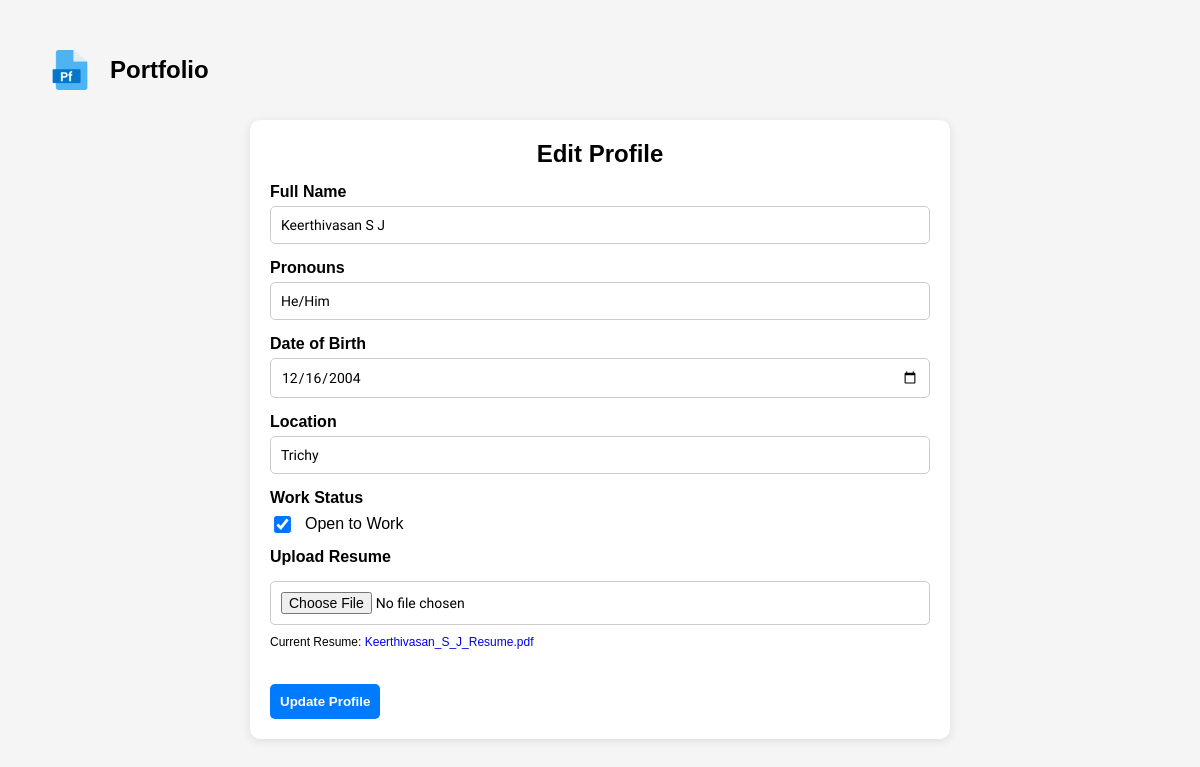
The page /edit_profile_form/keerthivasansj/ on the database its author committed.
### portfolio/models.py (models this page shows, shortened)
class UserProfile(models.Model):
    PRONOUN_CHOICES = [
        ('he/him', 'He/Him'),
        ('she/her', 'She/Her'),
        ('they/them', 'They/Them'),
        ('he/they', 'He/They'),
        ('she/they', 'She/They'),
        ('custom', 'Custom'),
    ]
    user = models.OneToOneField(
        User,
        on_delete=models.CASCADE,
        related_name="profile",
        verbose_name="User"
    )
    name = models.CharField(max_length=100, verbose_name="Full Name")
    pronouns = models.CharField(
        max_length=10,
        choices=PRONOUN_CHOICES,
        blank=True,
        verbose_name="Preferred Pronouns"
        )
    dob = models.DateField(null=True, blank=True, verbose_name="Date of Birth")
    district = models.CharField(max_length=100, blank=True, verbose_name="District")
    state = models.CharField(max_length=100, blank=True, verbose_name="State")
    zip_code = models.CharField(max_length=10, blank=True, verbose_name="Zip Code")
    profile_picture = models.ImageField(
        upload_to='profile_pics/', blank=True, null=True, verbose_name="Profile Picture"
    )
    open_to_work = models.BooleanField(default=True, verbose_name="Open to Work")
    resume = models.FileField(
        upload_to='resumes/', blank=True, null=True, verbose_name="Resume"
    )
    bio = models.TextField(blank=True, verbose_name="Biography")

### portfolio/views.py (the view)
# urls.py: path('edit_profile_form/<str:uname>/', views.edit_profile_form, name="edit_profile_form"),
def edit_profile_form(request, uname):
    user = get_object_or_404(User, username=uname)
    user_profile = get_object_or_404(UserProfile, user=user)
    if request.user.is_authenticated:
        logged_user = get_object_or_404(UserProfile, user=request.user)
    else:
        logged_user = None
    edit_access = uname == request.user.username
    context = {
        'edit_access': edit_access,
        'uname': uname,
        'user_profile': user_profile,
        'logged_user': logged_user,
    }
    return render(request, "forms/edit_profile_form.html", context)

### template/forms/edit_profile_form.html (shortened to what this page needs)
{% extends './base_form.html' %}
{% load static %}
{% block stylesheet %}
    <link rel="stylesheet" href="{% static 'css/base_form.css' %}">
    <link rel="stylesheet" href="{% static 'css/edit_profile.css' %}">
    {% endblock %}
{% block form %}
<div class="form-container">
    <h2>Edit Profile</h2>
    <form action="{% url 'update_profile' uname %}" method="POST">
        <label for="fullName">Full Name</label>
        <input type="text" id="fullName" name="fullName" value="{{ user_profile.name }}" required>
        <label for="pronouns">Pronouns</label>
        <input type="text" id="pronouns" name="pronouns" value="{{ user_profile.pronouns }}" required>
        <label for="dob">Date of Birth</label>
        <input type="date" id="dob" name="dob" value="{{ user_profile.dob|date:'Y-m-d' }}" required>
        <label for="location">Location</label>
        <input type="text" id="location" name="location" value="{{ user_profile.district }}" required>
        <div class="work-cnt">
            <label for="status">Work Status</label>
            <div class="work">
                <input type="checkbox" id="open_to_work" name="open_to_work" {% if user_profile.open_to_work %}checked{% endif %}>
                <label for="open_to_work">Open to Work</label>
            </div>
        </div>
        <label for="resume">Upload Resume</label>
        <div class="upload-resume">
            <input type="file" id="resume" name="resume" accept=".pdf,.doc,.docx" onchange="previewResume()">
            {% if user_profile.resume %}
            <p>
                Current Resume:
                <a href="{{ user_profile.resume.url }}" target="_blank">{{ user_profile.resume.name|cut:"resumes/" }}</a>
            </p>
            {% endif %}
        </div>
        <button type="submit">Update Profile</button>
    </form>
</div>
{% endblock %}

### static/css/base_form.css (style rules this page uses)
* { margin: 0; padding: 0; box-sizing: border-box; }
body { background-color: whitesmoke; font-family: Nunito Sans; height: 100vh; }

### static/css/edit_profile.css (style rules this page uses)
body { font-family: Arial, sans-serif; padding: 20px; background: #f5f5f5; }
.form-container { min-width: 300px; width: 700px; margin: auto; margin-bottom: 40px; background: white; padding: 20px; border-radius: 10px; box-shadow: 0 2px 10px rgba(0,0,0,0.1); }
h2 { text-align: center; }
label { font-weight: bold; display: block; margin-top: 15px; }
input, select, textarea { width: 100%; padding: 10px; margin-top: 5px; border-radius: 5px; border: 1px solid #ccc; font-family: Nunito Sans; font-size: 14px; }
button { margin-top: 20px; padding: 10px; border: none; background-color: #007BFF; color: white; font-weight: bold; border-radius: 5px; cursor: pointer; }
.work-cnt { display: flex; flex-direction: column; }
.work { display: flex; align-items: center; margin-top: 8px; }
.work label { font-weight: normal; margin-top: 0; }
.work input[type = "checkbox"] { width: 25px; transform: scale(1.3); cursor: pointer; margin-right: 10px; margin-top: 0; }
.upload-resume { margin: 0; margin-top: 10px; border-radius: 10px; }
.upload-resume p { font-size: 12px; margin-top: 10px; }
p a { text-decoration: none; }

### rows shown on the page
UserProfile: fullName "Keerthivasan S J", pronouns "He/Him", dob "12/16/2004", location "Trichy", open_to_work "☑", resume.name "Keerthivasan_S_J_Resume.pdf"
